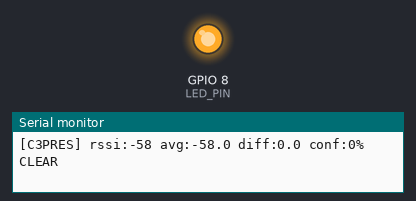
Bench run of a program on a simulated ESP32-C3. Shown: output pins drawn as LEDs (lit = HIGH), the last lines printed to the serial monitor. WiFi joins after 1.5 s; servers stay silent unless stated.

Above: at 2.17 s.
At 38.32 s:
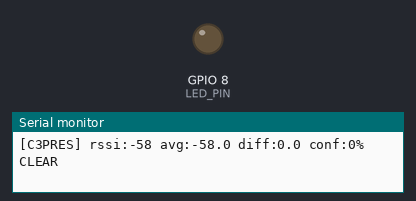
Timing chart, 0 to 39.9 s (numbered marks = the images above):
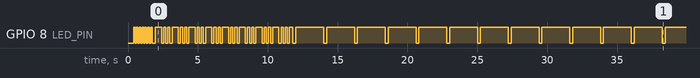

Measured:
- by itself, GPIO 8 (LED_PIN): LOW → HIGH at 0.40 s, → LOW 0.10 s later, → HIGH 0.10 s later, → LOW 0.10 s later, … (89 changes in this stretch)

The program:

main.cpp
```cpp
/*
 * C3PRES — Headless WiFi Presence Detector
 * ESP32-C3 · No screen · No extra hardware
 *
 * Boots directly into presence detection mode.
 * Connects to a CYD running MODE_AP (SSID: CYD_CSI, pass: cydscanner123).
 * Monitors RSSI with a moving average and detects human presence
 * when signal deviates from a calibrated empty-room baseline.
 *
 * LED (GPIO 8, active LOW) status codes:
 *   Connecting        → fast blink (100ms)
 *   Connected, CLEAR  → slow heartbeat (200ms ON / 2000ms OFF)
 *   MAYBE (30-59%)    → medium blink (300ms ON / 300ms OFF)
 *   PRESENT (≥60%)    → solid ON
 *   Calibrating       → rapid triple-flash every 500ms
 *
 * Calibration:
 *   Auto-calibrates 10 seconds after a stable connection is established.
 *   Re-calibrates automatically if RSSI is stable for 30 seconds (room empty).
 *   Serial output (115200) shows all state changes and RSSI readings.
 */

#include <Arduino.h>
#include <WiFi.h>
#include "esp_wifi.h"

// ── Config ───────────────────────────────────────────────────────────────────
#define AP_SSID           "CYD_CSI"
#define AP_PASS           "cydscanner123"
#define AP_PORT           1234           // UDP keepalive port (matches CYD AP mode)

#define LED_PIN           8              // onboard LED, active LOW

#define RSSI_AVG_ALPHA    0.15f          // EMA smoothing (lower = smoother, slower)
#define RSSI_DIFF_LO      3.0f           // dBm deviation → MAYBE
#define RSSI_DIFF_HI      8.0f           // dBm deviation → PRESENT
#define CONF_MAYBE        30             // confidence % threshold for MAYBE
#define CONF_PRESENT      60             // confidence % threshold for PRESENT

#define SAMPLE_INTERVAL_MS   100UL       // RSSI sample rate
#define KEEPALIVE_INTERVAL_MS 100UL      // UDP keepalive to AP
#define AUTO_CAL_DELAY_MS    10000UL     // wait after connect before first auto-cal
#define RECONNECT_TIMEOUT_MS 15000UL     // retry connection after this long

// ── State ────────────────────────────────────────────────────────────────────
enum PresState { CONNECTING, CALIBRATING, DETECTING };
static PresState state        = CONNECTING;

static float    rssiMovAvg    = 0.0f;
static float    rssiBaseline  = 0.0f;
static bool     calibrated    = false;

static uint8_t  confidence    = 0;       // 0-100
static float    rssiDiff      = 0.0f;

static unsigned long lastSample      = 0;
static unsigned long lastKeepalive   = 0;
static unsigned long connectedSince  = 0;
static unsigned long connStart       = 0;

static WiFiUDP  udp;
static bool     udpStarted    = false;

// ── LED blinking state ───────────────────────────────────────────────────────
static unsigned long lastLedToggle = 0;
static bool          ledOn         = false;
static int           tripleCount   = 0;    // for triple-flash calibrating pattern

static void ledSet(bool on) {
  ledOn = on;
  digitalWrite(LED_PIN, on ? LOW : HIGH);  // active LOW
}

// ── Calibration ──────────────────────────────────────────────────────────────
static void calibrate() {
  rssiBaseline = rssiMovAvg;
  calibrated   = true;
  Serial.printf("[C3PRES] Calibrated: baseline=%.1f dBm\n", rssiBaseline);
}

// ── Setup ────────────────────────────────────────────────────────────────────
void setup() {
  Serial.begin(115200);
  delay(300);
  Serial.println("\n[C3PRES] Booting...");

  pinMode(LED_PIN, OUTPUT);
  ledSet(false);

  esp_wifi_set_ps(WIFI_PS_NONE);
  WiFi.mode(WIFI_STA);
  WiFi.begin(AP_SSID, AP_PASS);
  connStart = millis();

  Serial.printf("[C3PRES] Connecting to '%s'...\n", AP_SSID);
}

// ── Loop ─────────────────────────────────────────────────────────────────────
void loop() {
  unsigned long now = millis();

  // ── Connection management ─────────────────────────────────────────────────
  if (WiFi.status() != WL_CONNECTED) {
    if (state != CONNECTING) {
      state       = CONNECTING;
      calibrated  = false;
      rssiMovAvg  = 0.0f;
      rssiDiff    = 0.0f;
      confidence  = 0;
      if (udpStarted) { udp.stop(); udpStarted = false; }
      Serial.println("[C3PRES] Connection lost — reconnecting...");
    }
    // Retry after timeout
    if (now - connStart > RECONNECT_TIMEOUT_MS) {
      connStart = now;
      WiFi.disconnect();
      delay(100);
      WiFi.begin(AP_SSID, AP_PASS);
      Serial.println("[C3PRES] Retry connect...");
    }
  } else if (state == CONNECTING) {
    // Just connected
    esp_wifi_set_ps(WIFI_PS_NONE);
    connectedSince = now;
    connStart      = now;
    rssiMovAvg     = (float)WiFi.RSSI();   // seed EMA with current RSSI
    if (!udpStarted) { udp.begin(AP_PORT); udpStarted = true; }
    state = CALIBRATING;
    Serial.printf("[C3PRES] Connected! IP=%s RSSI=%d  calibrating in 10s...\n",
                  WiFi.localIP().toString().c_str(), WiFi.RSSI());
  }

  if (WiFi.status() != WL_CONNECTED) {
    // Fast blink while connecting
    if (now - lastLedToggle > 100) {
      lastLedToggle = now;
      ledSet(!ledOn);
    }
    return;
  }

  // ── Keepalive UDP → keeps WiFi stack active + AP builds RSSI stats ────────
  if (udpStarted && now - lastKeepalive >= KEEPALIVE_INTERVAL_MS) {
    lastKeepalive = now;
    // Send telemetry to AP — format: "PRES,<conf>,<diff10>,<rssi>"
    char telem[32];
    snprintf(telem, sizeof(telem), "PRES,%hhu,%d,%d",
             confidence,
             (int)(rssiDiff * 10.0f),
             (int)WiFi.RSSI());
    udp.beginPacket("192.168.4.1", AP_PORT);
    udp.print(telem);
    udp.endPacket();
  }

  // ── RSSI sampling ─────────────────────────────────────────────────────────
  if (now - lastSample >= SAMPLE_INTERVAL_MS) {
    lastSample = now;

    int rawRSSI = WiFi.RSSI();
    rssiMovAvg  = rssiMovAvg * (1.0f - RSSI_AVG_ALPHA) + (float)rawRSSI * RSSI_AVG_ALPHA;

    // Auto-calibrate 10s after connecting (assumes room is empty at boot)
    if (state == CALIBRATING && now - connectedSince >= AUTO_CAL_DELAY_MS) {
      calibrate();
      state = DETECTING;
    }

    if (calibrated) {
      rssiDiff   = fabsf(rssiMovAvg - rssiBaseline);
      float lo   = RSSI_DIFF_LO;
      float hi   = RSSI_DIFF_HI;
      if      (rssiDiff < lo) confidence = 0;
      else if (rssiDiff > hi) confidence = 100;
      else    confidence = (uint8_t)((rssiDiff - lo) / (hi - lo) * 100.0f);
    } else {
      rssiDiff   = 0.0f;
      confidence = 0;
    }

    Serial.printf("[C3PRES] rssi:%d avg:%.1f diff:%.1f conf:%d%%  %s\n",
                  rawRSSI, rssiMovAvg, rssiDiff, confidence,
                  confidence >= CONF_PRESENT ? "PRESENT" :
                  confidence >= CONF_MAYBE   ? "MAYBE"   : "CLEAR");
  }

  // ── LED status ────────────────────────────────────────────────────────────
  if (state == CALIBRATING) {
    // Triple-flash pattern during calibration countdown
    unsigned long phase = (now / 150) % 8;
    ledSet(phase < 5 && (phase % 2 == 0));
  } else if (confidence >= CONF_PRESENT) {
    ledSet(true);                          // solid on = PRESENT
  } else if (confidence >= CONF_MAYBE) {
    if (now - lastLedToggle > 300) {       // medium blink = MAYBE
      lastLedToggle = now;
      ledSet(!ledOn);
    }
  } else {
    // Slow heartbeat = CLEAR
    unsigned long onTime  = ledOn ? 200UL  : 2000UL;
    if (now - lastLedToggle > onTime) {
      lastLedToggle = now;
      ledSet(!ledOn);
    }
  }
}
```
